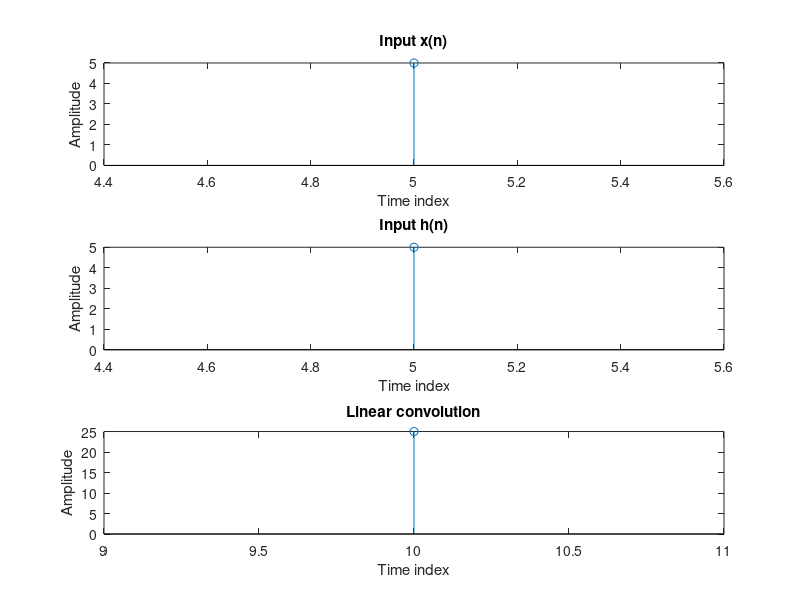

Write MATLAB code to recreate this figure.
clc;
clear all;
close all;
x=input('Enter input x(n):');
x_ind=input('Enter index of x(n):');
h=input('Enter input h(n):');
h_ind=input('Enter index of h(n):');
y=conv(x,h);



y_ind=min(x_ind)+min(h_ind):max(x_ind)+max(h_ind);
disp(y);
figure();
subplot(3,1,1);
stem(x_ind,x);
xlabel('Time index');
ylabel('Amplitude');
title('Input x(n)');
subplot(3,1,2);
stem(h_ind,h);
xlabel('Time index');
ylabel('Amplitude');
title('Input h(n)');
subplot(3,1,3);
stem(y_ind,y);
xlabel('Time index');
ylabel('Amplitude');
title('Linear convolution');
